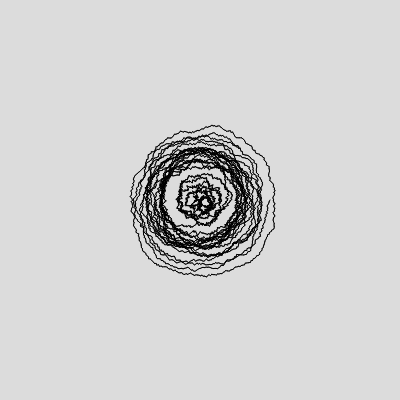
Frame 1 (no input)
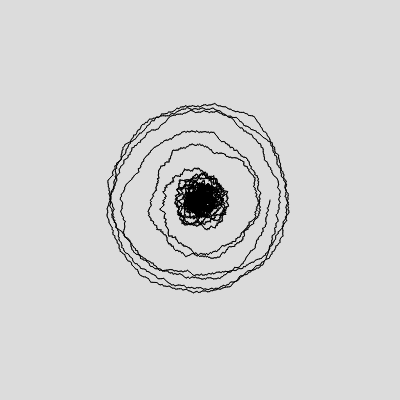
Frame 2 (the mouse pressed at the canvas centre, redrawn once)

The p5.js sketch that drew these frames (run headless with seeded random() and noise() and a simulated clock; the mouse was pressed at the canvas centre and the sketch redrawn once):

// p5.js sketch
// ── sketch.js
function setup() {
  createCanvas(400, 400);
}

function draw() {
  background(220);
  noLoop();
  angleMode(DEGREES)
  squiggle(70, 8900);
}

function squiggle(radius, length) {
  let current_length = 0;
  let current_angle = 0;
  let points = [];
  let current_point = createVector(radius, 0);
  while (current_length <= length) {
    let new_point = createVector(
      radius * cos(current_angle),
      radius * sin(current_angle)
    );
    points.push(createVector(new_point.x, new_point.y))
    current_length += dist(new_point.x, new_point.y, current_point.x, current_point.y)
    current_point.x = new_point.x
    current_point.y = new_point.y
    current_angle += random(1,1.2)
    radius += random(-1.2,1.2)
 
  }
  translate(width/2,height/2)
  for (let p = 0; p < points.length - 1; p++){
    line(points[p].x, points[p].y, points[p + 1].x, points[p + 1].y,)
  }
}
